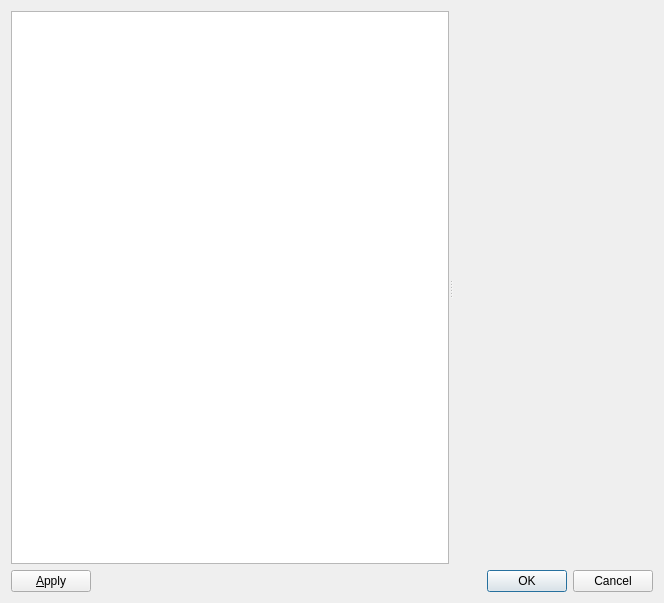
<?xml version="1.0" encoding="UTF-8"?>
<ui version="4.0">
 <class>PreferencesDialog</class>
 <widget class="QDialog" name="PreferencesDialog">
  <property name="geometry">
   <rect>
    <x>0</x>
    <y>0</y>
    <width>664</width>
    <height>603</height>
   </rect>
  </property>
  <property name="windowTitle">
   <string>Preferences</string>
  </property>
  <layout class="QGridLayout" name="gridLayout">
   <item row="0" column="0">
    <widget class="QSplitter" name="splitterV">
     <property name="sizePolicy">
      <sizepolicy hsizetype="Expanding" vsizetype="Expanding">
       <horstretch>0</horstretch>
       <verstretch>0</verstretch>
      </sizepolicy>
     </property>
     <property name="orientation">
      <enum>Qt::Horizontal</enum>
     </property>
     <widget class="QTreeWidget" name="treeWidgetPages">
      <property name="showDropIndicator" stdset="0">
       <bool>false</bool>
      </property>
      <property name="alternatingRowColors">
       <bool>true</bool>
      </property>
      <attribute name="headerVisible">
       <bool>false</bool>
      </attribute>
      <column>
       <property name="text">
        <string notr="true">1</string>
       </property>
      </column>
     </widget>
     <widget class="QStackedWidget" name="stackedWidgetPages">
      <property name="minimumSize">
       <size>
        <width>200</width>
        <height>0</height>
       </size>
      </property>
      <property name="currentIndex">
       <number>-1</number>
      </property>
     </widget>
    </widget>
   </item>
   <item row="1" column="0">
    <layout class="QHBoxLayout" name="horizontalLayout">
     <item>
      <widget class="QPushButton" name="pushButtonApply">
       <property name="text">
        <string>&amp;Apply</string>
       </property>
      </widget>
     </item>
     <item>
      <widget class="QDialogButtonBox" name="buttonBox">
       <property name="orientation">
        <enum>Qt::Horizontal</enum>
       </property>
       <property name="standardButtons">
        <set>QDialogButtonBox::Cancel|QDialogButtonBox::Ok</set>
       </property>
      </widget>
     </item>
    </layout>
   </item>
  </layout>
 </widget>
 <resources/>
 <connections>
  <connection>
   <sender>buttonBox</sender>
   <signal>accepted()</signal>
   <receiver>PreferencesDialog</receiver>
   <slot>accept()</slot>
   <hints>
    <hint type="sourcelabel">
     <x>653</x>
     <y>592</y>
    </hint>
    <hint type="destinationlabel">
     <x>157</x>
     <y>274</y>
    </hint>
   </hints>
  </connection>
  <connection>
   <sender>buttonBox</sender>
   <signal>rejected()</signal>
   <receiver>PreferencesDialog</receiver>
   <slot>reject()</slot>
   <hints>
    <hint type="sourcelabel">
     <x>653</x>
     <y>592</y>
    </hint>
    <hint type="destinationlabel">
     <x>286</x>
     <y>274</y>
    </hint>
   </hints>
  </connection>
  <connection>
   <sender>pushButtonApply</sender>
   <signal>clicked()</signal>
   <receiver>PreferencesDialog</receiver>
   <slot>applyPreferences()</slot>
   <hints>
    <hint type="sourcelabel">
     <x>36</x>
     <y>578</y>
    </hint>
    <hint type="destinationlabel">
     <x>3</x>
     <y>585</y>
    </hint>
   </hints>
  </connection>
 </connections>
 <slots>
  <slot>pageChanged(QListWidgetItem*)</slot>
  <slot>clearHklBuffer()</slot>
  <slot>selectHklLineColor()</slot>
  <slot>resetChemistry()</slot>
  <slot>editGlobalHtml()</slot>
  <slot>textBlockAdd()</slot>
  <slot>textBlockRemove()</slot>
  <slot>textBlockChanged(int)</slot>
  <slot>applyPreferences()</slot>
 </slots>
</ui>
